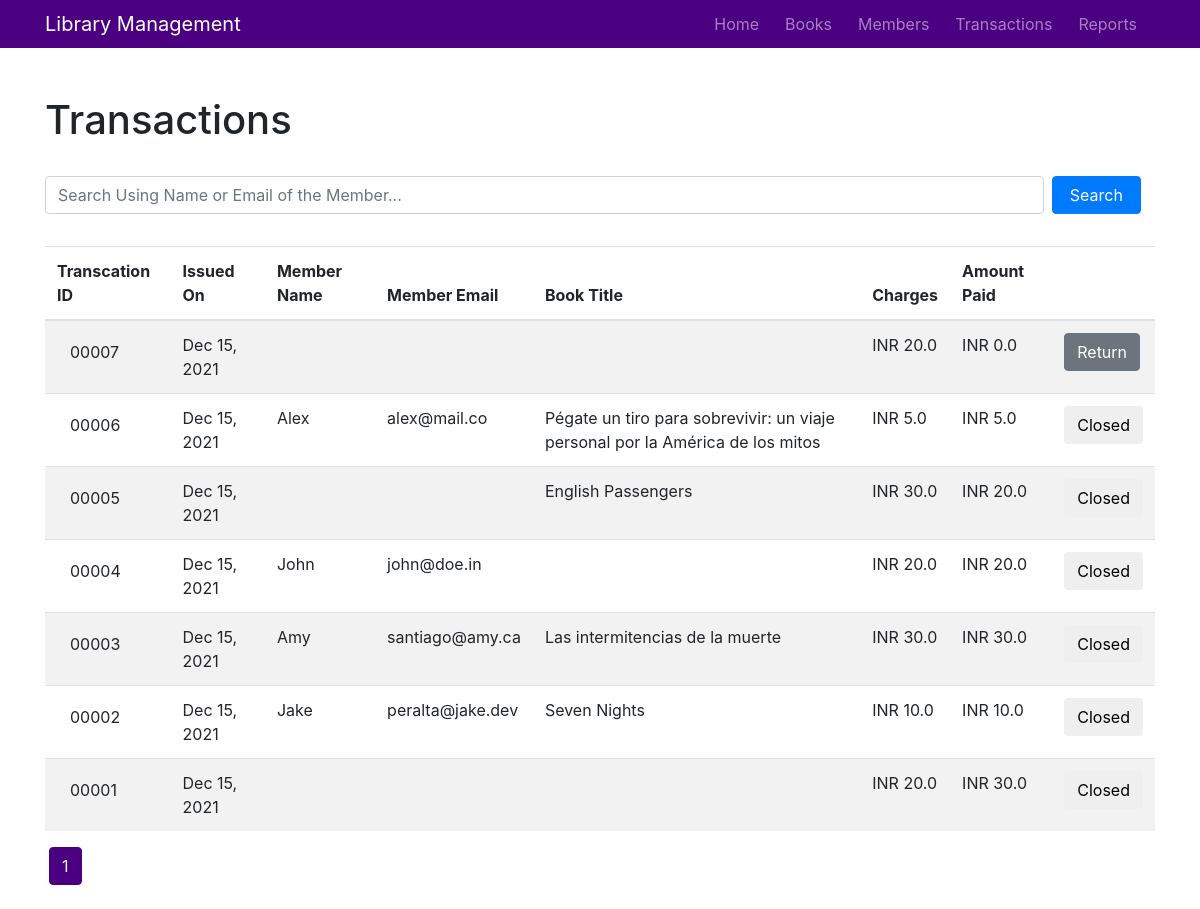
The app's page /transactions, older data.
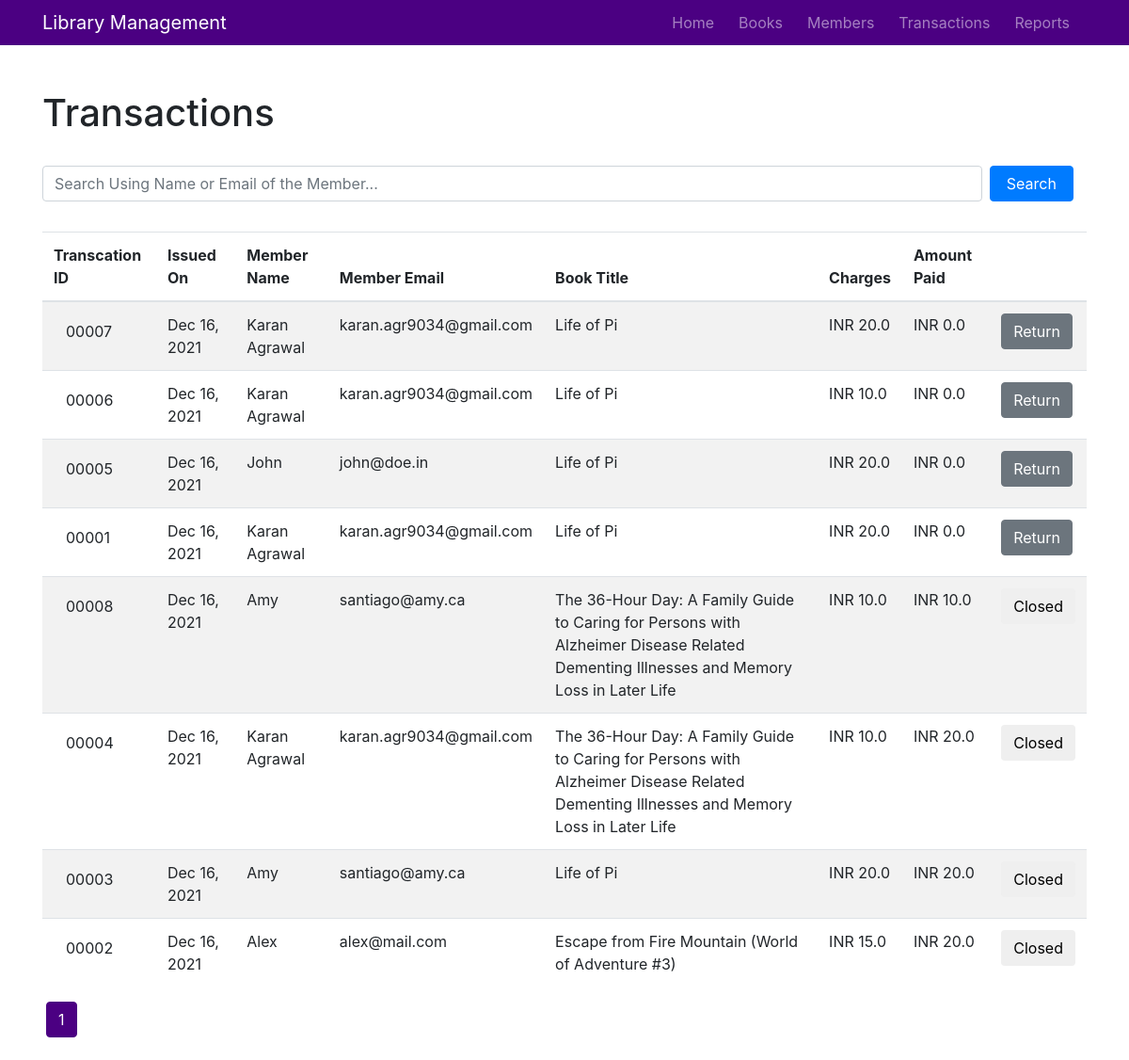
The same page, newer data.
### library_management/models.py (models this page shows, shortened)
class Transaction(db.Model):
    __tablename__='transaction'
    transaction_id = db.Column(db.Integer, primary_key=True)
    member_id = db.Column(db.Integer, db.ForeignKey('member.member_id'))
    book_id = db.Column(db.Integer, db.ForeignKey('book.book_id'))
    issued_on = db.Column(db.DateTime, nullable=False, default=datetime.utcnow)
    charges = db.Column(db.Integer, nullable=False, default=0)
    amount_paid = db.Column(db.Integer, nullable=False, default=0)
    closed = db.Column(db.Boolean, nullable=False, default=False)

class Member(db.Model):
    __tablename__ = 'member'
    member_id = db.Column(db.Integer, primary_key=True)
    name = db.Column(db.String(50), nullable=False)
    email = db.Column(db.String(150), nullable=False, unique=True)
    rented = db.Column(db.Integer, nullable=False, default=0)
    outstanding_dues = db.Column(db.Integer, nullable=False, default=0)
    total_paid = db.Column(db.Integer, nullable=False, default=0)
    transactions = db.relationship('Transaction', backref='member', lazy=True)

class Book(db.Model):
    __tablename__ = 'book'
    book_id = db.Column(db.Integer, primary_key=True)
    title = db.Column(db.String(150), nullable=False)
    authors = db.Column(db.String(100), nullable=False)
    rating = db.Column(db.String(4), nullable=False)
    isbn = db.Column(db.String(150), nullable=False)
    publisher = db.Column(db.String(150), nullable=False)
    quantity = db.Column(db.Integer, nullable=False)
    rented = db.Column(db.Integer, nullable=False, default=0)
    no_of_times_rented = db.Column(db.Integer, nullable=False, default=0)
    transactions = db.relationship('Transaction', backref='book', lazy=True)

### library_management/transactions/routes.py (the view)
@transactions.route('/transactions')
def all_transactions():
    page = request.args.get('page', 1, type=int)
    transactions = Transaction.query.order_by(Transaction.closed, Transaction.issued_on.desc()).paginate(page=page, per_page=20)
    return render_template("transactions.html", title="Transactions", transactions=transactions, data=transactions.items)

### library_management/templates/transactions.html
{% extends "layout.html" %}
{% block content %}
    <br>
    <h1>Transactions</h1>
    <br>
    <form class="form-inline" action="/transactions/search" method="GET">
        <input name="search" type="text" class="form-control mb-2 mr-sm-2 search" placeholder="Search Using Name or Email of the Member...">
        <button type="submit" class="btn btn-primary mb-2 search">Search</button>
    </form>
    <br>
    {% if data %}
        <table class="table table-hover table-striped">
            <thead>
                <tr>
                    <th>Transcation ID</th>
                    <th>Issued On</th>
                    <th>Member Name</th>
                    <th>Member Email</th>
                    <th>Book Title</th>
                    <th>Charges</th>
                    <th>Amount Paid</th>
                    <th></th>
                </tr>
            </thead>
            <tbody>
                {% for transaction in data %}
                    {% if not transaction.closed %}
                    <tr>
                        <td><span class="btn pull-right">{{"{:05d}".format(transaction.transaction_id)}}</span></td>
                        <td>{{"{}".format(transaction.issued_on.strftime("%b %d, %Y"))}}</td>
                        <td>{{transaction.member.name}}</td>
                        <td>{{transaction.member.email}}</td>
                        <td>{{transaction.book.title}}</td>
                        <td>{{"INR {:.1f}".format(transaction.charges)}}</td>
                        <td>{{"INR {:.1f}".format(transaction.amount_paid)}}</td>
                        <td>
                            <button class="btn btn-secondary" onclick="return window.location = '/transactions/close/{{transaction.transaction_id}}';">Return</button>
                        </td>
                    </tr>
                    {% else %}
                    <tr>
                        <td><span class="btn pull-right">{{"{:05d}".format(transaction.transaction_id)}}</span></td>
                        <td>{{"{}".format(transaction.issued_on.strftime("%b %d, %Y"))}}</td>
                        <td>{{transaction.member.name}}</td>
                        <td>{{transaction.member.email}}</td>
                        <td>{{transaction.book.title}}</td>
                        <td>{{"INR {:.1f}".format(transaction.charges)}}</td>
                        <td>{{"INR {:.1f}".format(transaction.amount_paid)}}</td>
                        <td>
                            <button class="btn btn-disabled">Closed</button>
                        </td>
                    </tr>
                    {% endif %}
                {% endfor %}
            </tbody>
        </table>
        {% if not title.startswith('Search') %}
            <div class="pagination">
                {% for page_num in transactions.iter_pages(left_edge=1, right_edge=1, left_current=2, right_current=3) %}
                    {% if page_num %}
                        {% if transactions.page==page_num %}
                            <a class="btn btn-danger mb-4" href="{{ url_for('transactions.all_transactions', page=page_num) }}">{{ page_num }}</a>
                        {% else %}
                            <a class="btn btn-outline-danger mb-4" href="{{ url_for('transactions.all_transactions', page=page_num) }}">{{ page_num }}</a>
                        {% endif %}
                    {% else %}
                        <p class="mt-3">...</p>
                    {% endif %}
                {% endfor %}
            </div>
        {% endif %}
    {% endif %}
{% endblock content %}

Row changes from the older to the newer data that the page shows:
changed Transaction "00007": issued_on "Dec 15, 2021" → "Dec 16, 2021"; member.name (not shown) → "Karan Agrawal"; member.email (not shown) → "karan.agr9034@gmail.com"; book (not shown) → "Life of Pi"
changed Transaction "00006": issued_on "Dec 15, 2021" → "Dec 16, 2021"; member.name "Alex" → "Karan Agrawal"; member.email "alex@mail.co" → "karan.agr9034@gmail.com"; book "Pégate un tiro para sobrevivir: un viaje personal por la América de los mitos" → "Life of Pi"; charges "INR 5.0" → "INR 10.0"; amount_paid "INR 5.0" → "INR 0.0"; closed "Closed" → "Return"
changed Transaction "00005": member.name (not shown) → "John"; member.email (not shown) → "john@doe.in"; issued_on "Dec 15, 2021" → "Dec 16, 2021"; book "English Passengers" → "Life of Pi"; charges "INR 30.0" → "INR 20.0"; amount_paid "INR 20.0" → "INR 0.0"; closed "Closed" → "Return"
changed Transaction "00001": member.name (not shown) → "Karan Agrawal"; member.email (not shown) → "karan.agr9034@gmail.com"; book (not shown) → "Life of Pi"; issued_on "Dec 15, 2021" → "Dec 16, 2021"; amount_paid "INR 30.0" → "INR 0.0"; closed "Closed" → "Return"; moves up the list
added Transaction: transaction_id "00008", issued_on "Dec 16, 2021", charges "INR 10.0", amount_paid "INR 10.0"
changed Transaction "00004": issued_on "Dec 15, 2021" → "Dec 16, 2021"; member.name "John" → "Karan Agrawal"; member.email "john@doe.in" → "karan.agr9034@gmail.com"; book (not shown) → "The 36-Hour Day: A Family Guide to Caring for Persons with Alzheimer Disease Related Dementing Illnesses and Memory Loss in Later Life"; charges "INR 20.0" → "INR 10.0"
changed Transaction "00003": issued_on "Dec 15, 2021" → "Dec 16, 2021"; book "Las intermitencias de la muerte" → "Life of Pi"; charges "INR 30.0" → "INR 20.0"; amount_paid "INR 30.0" → "INR 20.0"
changed Transaction "00002": issued_on "Dec 15, 2021" → "Dec 16, 2021"; member.name "Jake" → "Alex"; member.email "peralta@jake.dev" → "alex@mail.com"; book "Seven Nights" → "Escape from Fire Mountain (World of Adventure #3)"; charges "INR 10.0" → "INR 15.0"; amount_paid "INR 10.0" → "INR 20.0"
